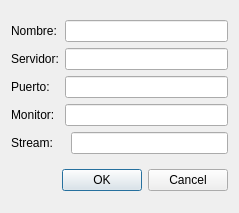
<ui version="4.0" >
 <class>CameraAddDialog</class>
 <widget class="QDialog" name="CameraAddDialog" >
  <property name="geometry" >
   <rect>
    <x>0</x>
    <y>0</y>
    <width>239</width>
    <height>213</height>
   </rect>
  </property>
  <property name="windowTitle" >
   <string>Dialog</string>
  </property>
  <layout class="QVBoxLayout" >
   <item>
    <layout class="QGridLayout" >
     <item row="0" column="0" >
      <widget class="QLabel" name="label" >
       <property name="text" >
        <string>Nombre:</string>
       </property>
      </widget>
     </item>
     <item row="0" column="1" colspan="2" >
      <widget class="QLineEdit" name="m_name" />
     </item>
     <item row="1" column="0" >
      <widget class="QLabel" name="label_3" >
       <property name="text" >
        <string>Servidor:</string>
       </property>
      </widget>
     </item>
     <item row="1" column="1" colspan="2" >
      <widget class="QLineEdit" name="m_host" />
     </item>
     <item row="2" column="0" >
      <widget class="QLabel" name="label_4" >
       <property name="text" >
        <string>Puerto:</string>
       </property>
      </widget>
     </item>
     <item row="2" column="1" colspan="2" >
      <widget class="QLineEdit" name="m_port" />
     </item>
     <item row="3" column="0" >
      <widget class="QLabel" name="label_2" >
       <property name="text" >
        <string>Monitor:</string>
       </property>
      </widget>
     </item>
     <item row="3" column="1" colspan="2" >
      <widget class="QLineEdit" name="m_monitor" />
     </item>
     <item row="4" column="0" colspan="2" >
      <widget class="QLabel" name="label_5" >
       <property name="text" >
        <string>Stream:</string>
       </property>
      </widget>
     </item>
     <item row="4" column="2" >
      <widget class="QLineEdit" name="m_zms" />
     </item>
    </layout>
   </item>
   <item>
    <widget class="QDialogButtonBox" name="buttonBox" >
     <property name="orientation" >
      <enum>Qt::Horizontal</enum>
     </property>
     <property name="standardButtons" >
      <set>QDialogButtonBox::Cancel|QDialogButtonBox::Ok</set>
     </property>
    </widget>
   </item>
  </layout>
 </widget>
 <resources/>
 <connections>
  <connection>
   <sender>buttonBox</sender>
   <signal>accepted()</signal>
   <receiver>CameraAddDialog</receiver>
   <slot>accept()</slot>
   <hints>
    <hint type="sourcelabel" >
     <x>248</x>
     <y>254</y>
    </hint>
    <hint type="destinationlabel" >
     <x>157</x>
     <y>274</y>
    </hint>
   </hints>
  </connection>
  <connection>
   <sender>buttonBox</sender>
   <signal>rejected()</signal>
   <receiver>CameraAddDialog</receiver>
   <slot>reject()</slot>
   <hints>
    <hint type="sourcelabel" >
     <x>316</x>
     <y>260</y>
    </hint>
    <hint type="destinationlabel" >
     <x>286</x>
     <y>274</y>
    </hint>
   </hints>
  </connection>
 </connections>
</ui>
